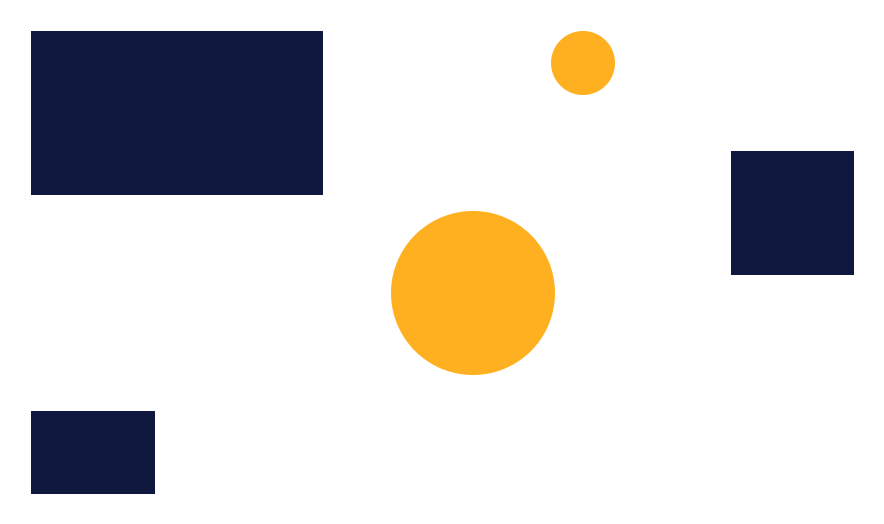
#> input picture learining/Drawing/contours2.jpg, 884 x 524 px
$ python contours.py
#> lines starting #> are read from the running program, lines starting #| are printed output that depends on the picture; after the words box and inside, x2 and y2 are one past the last pixel; in counts of white or black regions, pixels touching at a corner belong together
import cv2

image = cv2.imread('contours2.jpg')
#> image is the input picture: shape (524, 884, 3); mean B, G, R 213, 214.2, 217.1

gray = cv2.cvtColor(image, cv2.COLOR_BGR2GRAY)
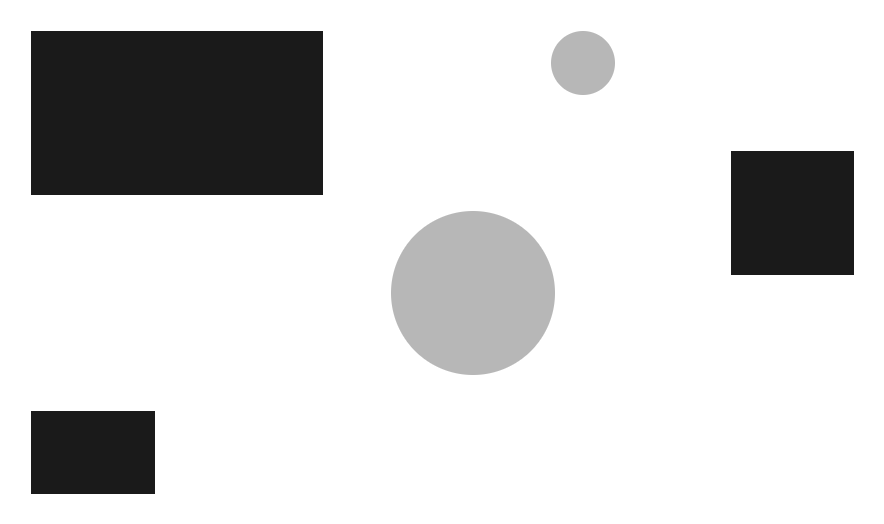
#> gray: shape (524, 884); min 26, max 255, mean 214.9
edged = cv2.Canny(gray, 30, 200)
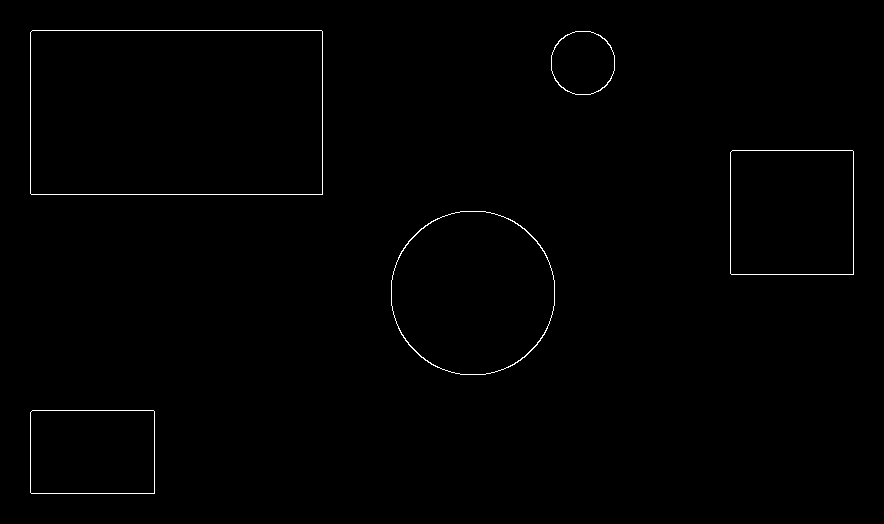
#> edged: shape (524, 884); 0.57% white in thin lines or dots, all inside (x1, y1, x2, y2) = (30, 30, 854, 494)
contours, hierarchy = cv2.findContours(image=edged,
                                       mode=cv2.RETR_EXTERNAL,
                                       method=cv2.CHAIN_APPROX_NONE)
#> contours = 5 contours; box (x1, y1, x2, y2) and area: (30, 30, 323, 195) 47885, (391, 211, 555, 375) 21159, (730, 150, 854, 275) 15249, (30, 410, 155, 494) 10289, (551, 31, 615, 95) 3223


print("Number of Contours found = " + str(len(contours)))
#| Number of Contours found = 5
#> (the run stopped early here; a loop or call above may not have finished)
